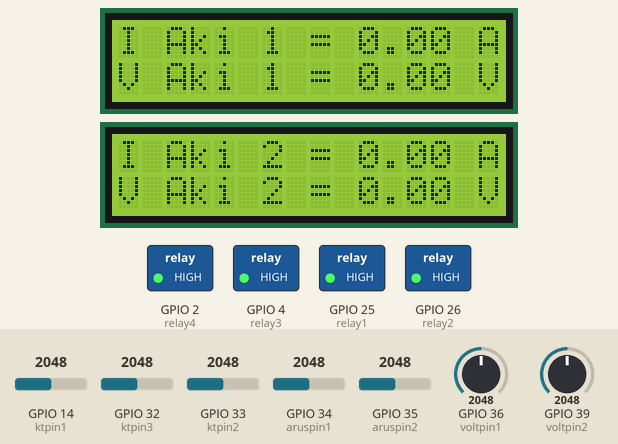
This sketch was run on a simulated ESP32. On the bench: 2 × 16×2 character LCD, switched loads named in the sketch (green lamp = pin HIGH). Inputs (shaded band) come from the test bench; at power-on: GPIO 14 (ktpin1) = 2048, GPIO 32 (ktpin3) = 2048, GPIO 33 (ktpin2) = 2048, GPIO 34 (aruspin1) = 2048, GPIO 35 (aruspin2) = 2048, GPIO 36 (voltpin1) = 2048, GPIO 39 (voltpin2) = 2048. WiFi joins after 1.5 s; servers stay silent unless stated; what the sketch prints to the serial monitor is not drawn.

Above: at 5.1 s.
5.2 s: GPIO 14 (ktpin1) set to 2844
8.2 s: GPIO 14 (ktpin1) set to 2934
At 8.5 s:
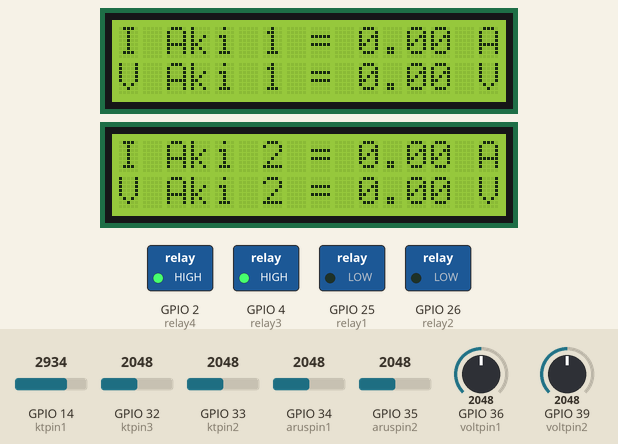
9.7 s: GPIO 32 (ktpin3) set to 2852
11.2 s: GPIO 32 (ktpin3) set to 2917
At 11.7 s:
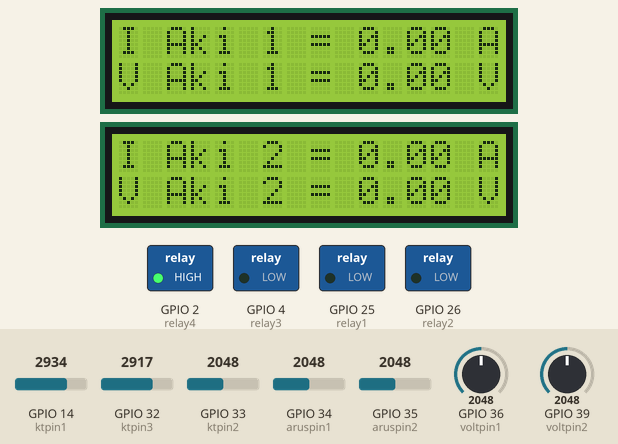
12.7 s: GPIO 33 (ktpin2) set to 2835
14.2 s: GPIO 33 (ktpin2) set to 2916
At 14.9 s:
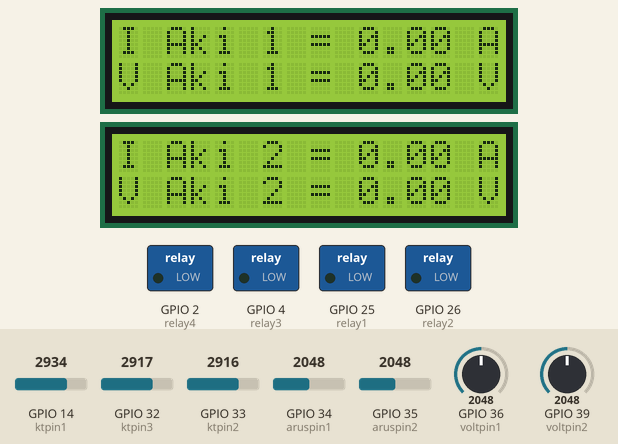
Timing chart, 0 to 16.7 s (numbered marks = the images above; inputs shaded):
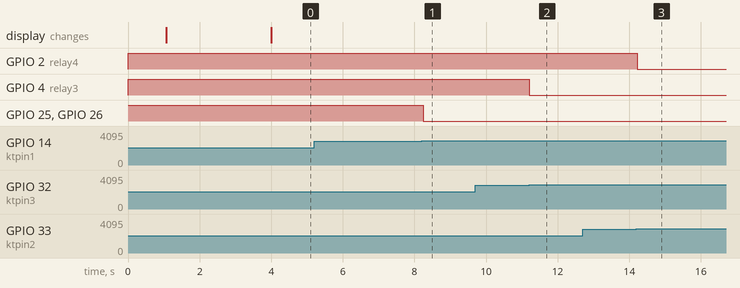

Measured:
- the behaviour switches between 2890 and 2891 on GPIO 14 (ktpin1) (found by bisection; images 0 and 1)
- the behaviour switches between 2890 and 2891 on GPIO 32 (ktpin3) (found by bisection; images 1 and 2)
- the behaviour switches between 2890 and 2891 on GPIO 33 (ktpin2) (found by bisection; images 2 and 3)
- after the input at 5.2 s, every drawn part: stays the same
- after the input at 8.2 s, GPIO 25 (relay1), GPIO 26 (relay2): HIGH → LOW at once
- after the input at 9.7 s, every drawn part: stays the same
- after the input at 11.2 s, GPIO 4 (relay3): HIGH → LOW at once
- after the input at 12.7 s, every drawn part: stays the same
- after the input at 14.2 s, GPIO 2 (relay4): HIGH → LOW at once

The sketch:

Full_Source_Code.ino
```cpp
/********************************************************************************************************************************
   Project Penyiram Tanaman dengan Solar Panel dengan aplikasi Blynk
   Board  : ESP32 Dev Module
   Input  : Sensor Soil Moisture, Voltage Sensor, ACS712
   Output : Blynk, LCD, Relay
   Receive: Senin 19 April 2021 (13.00 WIB)
   Proyek IoT - Veenbotronik with ArduinoRasspberry Project
   Ig : Veenbotronik
 *******************************************************************************************************************************/

/************************* Pendefinisian Library *************************/
#define BLYNK_PRINT Serial  //Pendefinisian Serial pada Blynk
#include <WiFi.h>
#include <WiFiClient.h>
#include <BlynkSimpleEsp32.h>
#include <Wire.h>
#include <LiquidCrystal_I2C.h> //Library LCD Hardware

/************************* Pin Definition *************************/
#define ktpin1 14   // GPIO Pin 27 SoilMoisture Sensor ke-1
#define ktpin2 33   // GPIO Pin 35 SoilMoisture Sensor ke-2
#define ktpin3 32   // GPIO Pin 34 SoilMoisture Sensor ke-3
#define voltpin1 36 // GPIO Pin 15 Voltage Sensor max 25V ke-1
#define voltpin2 39 // GPIO Pin 0 Voltage Sensor max 25V ke-2
#define aruspin1 34 // GPIO Pin 4 Voltage Sensor max 20A ke-1
#define aruspin2 35 // GPIO Pin 2 Voltage Sensor max 20A ke-1
#define relay1 25    // GPIO Pin 5 Relay Channel ke-1
#define relay2 26   // GPIO Pin 18 Relay Channel ke-2
#define relay3 4   // GPIO Pin 19 Relay Channel ke-3
#define relay4 2   // GPIO Pin 23 Relay Channel ke-4
/*===============================================================*/

/******************* Setting Koneksi IoT Blynk *******************/
char auth[] = "M726dsXSQdwoVgLlZ9P8DYeE8X_NEObt"; //Ganti dengan Token Blynk anda
char ssid[] = "veendy"; // Ganti dengan nama SSID WiFi anda
char pass[] = "t4ny4v33ndy"; // Ganti dengan nama Password WiFi Anda
/*===============================================================*/

/*================== Setting Nilai Kalibrasinya dan samakan nilai dengan Multitester ( BOLEH DIRUBAH SESUAIKAN )==============*/
int kalibrasi1 = 3218; //(Sensor ACS1) Kalibrasi bergantung nilai vacs dan beban
int kalibrasi2 = 3218; //(Sensor ACS1) Kalibrasi bergantung nilai vacs dan beban
//=====================================================================

/******************* Nilai Konstan Sensor ACS712 dan Sensor Voltage (Jangan dirubah) *******************/
float R1 = 30000.00; // nilai resistor1 dalam ohm --> Voltage sensor
float R2 = 7500.00; // nilai resistor2 dalam ohm --> Voltage Sensor
const byte maxvolt = 5;  // tegangan dalam V
const int voltin = 5000; //tegangan dalam mV
const int mVperAmp = 100; // Nilai output sensitivitas 100 mV/A untuk ACS712 max current 20A
//=====================================================================

/******************* Variabel Bebas Penampung Nilai *******************/
int adc1, adc2, soil1, soil2, soil3;
float adc3, adc4, vin1, vin2, vin3, vin4;
float voltage1, voltage2, current1, current2;
//=====================================================================

/******************* Pendeklarasian Variabel Widget LCD Blynk dan LCD Hardware *******************/
WidgetLCD lcd1(V3);  //Widget LCD pada Blynk Aki 1
WidgetLCD lcd2(V4);  //Widget LCD pada Blynk Aki 2
LiquidCrystal_I2C lcdhw1(0x27, 16, 2); //LCD 1 alamat 0x27, default dari modul I2C LCD
LiquidCrystal_I2C lcdhw2(0x21, 16, 2); //LCD 1 alamat 0x21, default dari modul I2C LCD
//A2+A1 dijumper, A0 dibiarkan saja.
//===============================================================================================//

void getSoil1() {
  soil1 = analogRead(ktpin1);
  soil1 = map(soil1, 4095, 0, 0, 1023);
  Blynk.virtualWrite(V0, soil1);//virtual input V0 di Blynk (kelembaban tanah)
  Serial.print("KT1 = ");
  Serial.print(soil1);
  Serial.print("bit | ");
  //Serial.println("");
  if (soil1 <= 300) {
    digitalWrite(relay2, LOW); //selenoid1 ON
  }
  else  {
    digitalWrite(relay2, HIGH); //selenoid1 OFF
  }
}
//=====================================================================

void getSoil2() {
  soil2 = analogRead(ktpin2);
  soil2 = map(soil2, 4095, 0, 0, 1023);
  Blynk.virtualWrite(V1, soil2);//virtual input V1 di Blynk (kelembaban tanah)
  Serial.print("KT2 = ");
  Serial.print(soil2);
  Serial.print("bit | ");
  //Serial.println("");
  if (soil2 <= 300) {
    digitalWrite(relay4, LOW); //selenoid2 ON
  }
  else  {
    digitalWrite(relay4, HIGH); //selenoid2 ON
  }
}
//=====================================================================

void getSoil3() {
  soil3 = analogRead(ktpin3);
  soil3 = map(soil3, 4095, 0, 0, 1023);
  Blynk.virtualWrite(V2, soil3);//virtual input V2 di Blynk (kelembaban tanah)
  Serial.print("KT3 = ");
  Serial.print(soil3);
  Serial.print("bit | ");
  //Serial.println("");
  if (soil3 <= 300) {
    digitalWrite(relay3, LOW); //selenoid3 ON
  }
  else  {
    digitalWrite(relay3, HIGH); //selenoid3 OFF
  }
}
//=====================================================================

void getSoil4() {
  if (soil1 <= 300 || soil2 <= 300 || soil3 <= 300) {
    digitalWrite(relay1, LOW);//pompa ON
  }
  else {
    digitalWrite(relay1, HIGH); //pompa OFF
  }
}
//=====================================================================

void getvolt1() {
  adc1 = analogRead(voltpin1);
  vin1 = (adc1 * maxvolt * 4 / 1024.0);
  voltage1 = ((R2 / (R1 + R2) * maxvolt));
  if (voltage1 <= 1.00) {
    voltage1 = 0.00;
  }
  else {
    voltage1 = ((R2 / (R1 + R2) * maxvolt)); //+1
  }
  Serial.print("Vol1 = ");
  Serial.print(voltage1, 2);
  Serial.print("V |");
  //Serial.println("");
  lcd1.print(0, 1, "V Aki 1 = ");
  lcd1.print(11, 1, voltage1);
  lcd1.print(15, 1, "V");
  lcdhw1.setCursor(0, 1);
  lcdhw1.print("V Aki 1 = ");
  lcdhw1.print(voltage1);
  lcdhw1.setCursor(15, 1);
  lcdhw1.print("V");
}

void getcurrent1() {
  adc3 = analogRead(aruspin1);
  vin3 = ((adc3 / 4095.0) * voltin); //dalam satuan mv
  current1 = ((vin3 - kalibrasi1) / mVperAmp);
  if (current1 <= 0) {
    current1 = 0;
  }
  //  Serial.print("ADC3:");
  //  Serial.print(adc3);
  //  Serial.print(" bit |");
  Serial.print("Curr1 = ");
  Serial.print(current1, 2);
  Serial.print("A |");
  //Serial.println("");
  lcd1.print(0, 0, "I Aki 1 = ");
  lcd1.print(11, 0, current1);
  lcd1.print(15, 0, "A");
  lcdhw1.setCursor(0, 0);
  lcdhw1.print("I Aki 1 = ");
  lcdhw1.print(current1);
  lcdhw1.setCursor(15, 0);
  lcdhw1.print("A");
}

void getvolt2() {
  adc2 = analogRead(voltpin2);
  vin2 = (adc2 * maxvolt * 4 / 1024.0);
  voltage2 = ((R2 / (R1 + R2) * maxvolt));
  if (voltage2 <= 1.00) {
    voltage2 = 0.00;
  }
  else {
    voltage2 = ((R2 / (R1 + R2) * maxvolt)); //+1
  }
  Serial.print("Vol2 = ");
  Serial.print(voltage1, 2);
  Serial.print("V |");
  //Serial.println("");
  lcd2.print(0, 1, "V Aki 2 = ");
  lcd2.print(11, 1, voltage2);
  lcd2.print(15, 1, "V");
  lcdhw2.setCursor(0, 1);
  lcdhw2.print("V Aki 2 = ");
  lcdhw2.print(voltage2);
  lcdhw2.setCursor(15, 1);
  lcdhw2.print("V");
}

void getcurrent2() {
  adc4 = analogRead(aruspin2);
  vin4 = ((adc4 / 4095.0) * voltin); //dalam satuan mv
  current2 = ((vin4 - kalibrasi2) / mVperAmp);
  if (current2 <= 0) {
    current2 = 0;
  }
  //  Serial.print("ADC4:");
  //  Serial.print(adc4);
  //  Serial.print(" bit |");
  Serial.print("Curr2 = ");
  Serial.print(current2, 2);
  Serial.print("A");
  //Serial.println("");
  lcd2.print(0, 0, "I Aki 2 = ");
  lcd2.print(11, 0, current2);
  lcd2.print(15, 0, "A");
  lcdhw2.setCursor(0, 0);
  lcdhw2.print("I Aki 2 = ");
  lcdhw2.print(current2);
  lcdhw2.setCursor(15, 0);
  lcdhw2.print("A");
}

void setup() { //Inisialisasi
  pinMode(voltpin1, INPUT);   // Pin Voltage Sensor 1 sebagai INPUT
  pinMode(voltpin2, INPUT);   // Pin Voltage Sensor 2 sebagai INPUT
  pinMode(aruspin1, INPUT);   // Pin Sensor SoilMoisture 1 sebagai INPUT
  pinMode(aruspin2, INPUT);   // Pin Sensor SoilMoisture 2 sebagai INPUT
  pinMode(ktpin1, INPUT);     // Pin Sensor SoilMoisture 1 sebagai INPUT
  pinMode(ktpin2, INPUT);     // Pin Sensor SoilMoisture 2 sebagai INPUT
  pinMode(ktpin3, INPUT);     // Pin Sensor SoilMoisture 3 sebagai INPUT
  pinMode(relay1, OUTPUT);    //Pompa Air sebagai OUTPUT
  pinMode(relay2, OUTPUT);    //selenoid valve 1 sebagai OUTPUT
  pinMode(relay3, OUTPUT);    //selenoid valve 2 sebagai OUTPUT
  pinMode(relay4, OUTPUT);    //selenoid valve 3 sebagai OUTPUT
  digitalWrite(relay1, HIGH); // Keadaan Mati (Perkabelan menggunakan - Normally Open)
  digitalWrite(relay2, HIGH); // Keadaan Mati (Perkabelan menggunakan - Normally Open)
  digitalWrite(relay3, HIGH); // Keadaan Mati (Perkabelan menggunakan - Normally Open)
  digitalWrite(relay4, HIGH); // Keadaan Mati (Perkabelan menggunakan - Normally Open)
  delay(1000);
  lcdhw1.begin(); //Menjalankan function() dari lcd hardware pada alamat 0x27
  lcdhw2.begin(); //Menjalankan function() dari lcd hardware pada alamat 0x21
  Serial.begin(115200); //Baud rate bisa diubah samakan pada Serial Monitor
  Serial.println();
  //Blynk.begin(auth, ssid, pass); //Function
  Blynk.begin(auth, ssid, pass, IPAddress(192,168,1,6), 8080);
  delay(1000);
}

void loop() { //Perulangan Function()
  Blynk.run();
  getSoil1(); //Function SoilMoisture1
  getSoil2(); //Function SoilMoisture2
  getSoil3(); //Function SoilMoisture3
  getSoil4(); //Function Kondisi Pompa
  getvolt1(); //Function Sensor Voltage1
  getcurrent1(); //Function Sensor ACS712_20A 1
  getvolt2(); //Function Sensor Voltage2
  getcurrent2(); //Function Sensor ACS712_20A 1
  Serial.println();
}
```
